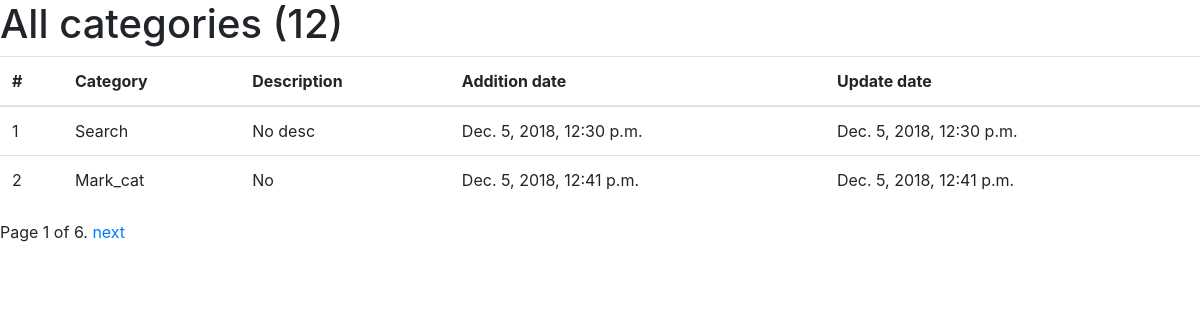
Page /categories/ on the committed database.
### scraper/models.py (models this page shows, shortened)
class WebsiteCategory(models.Model):
    name = models.CharField(max_length=1000)
    description = models.CharField(max_length=10000)
    date_added = models.DateTimeField(auto_now_add=True)
    date_updated = models.DateTimeField(auto_now=True)

### scraper/views.py (the view)
# urls.py: path("categories/", WebsiteCategoryListView.as_view(), name="WebsiteCategoryListView"),
class WebsiteCategoryListView(ListView):
    template_name = "scraper/category_list.html"
    context_object_name = "category_list"
    queryset = WebsiteCategory.objects.all().order_by("id")
    paginate_by = 2
    def get_context_data(self, **kwargs):
        context = super(WebsiteCategoryListView, self).get_context_data(**kwargs)
        context['counter'] = WebsiteCategory.objects.all().count()
        return context

### templates/scraper/category_list.html (shortened to what this page needs)
<!DOCTYPE html>
<html lang="en">
<head>
    <link rel="stylesheet" href="https://stackpath.bootstrapcdn.com/bootstrap/4.1.3/css/bootstrap.min.css"
>
</head>
<body>
{% if category_list %}
    <h1>All categories ({{ counter }})</h1>
    <table class="table" id="movie">
        <thead>
        <tr>
            <th scope="col">#</th>
            <th scope="col">Category</th>
            <th scope="col">Description</th>
            <th scope="col">Addition date</th>
            <th scope="col">Update date</th>
        </tr>
        </thead>
        <tbody>
        {% for category in category_list %}
            <tr>
                <td>{{ category.id }}</td>
                <td>{{ category.name }}</td>
                <td>{{ category.description }}</td>
                <td>{{ category.date_added }}</td>
                <td>{{ category.date_updated }}</td>
            </tr>
        {% endfor %}
        </tbody>
    </table>
    {% if is_paginated %}
        <div class="pagination">
            <span class="page-links">
                <span class="page-current">
                    Page {{ page_obj.number }} of {{ page_obj.paginator.num_pages }}.
                </span>
                {% if page_obj.has_next %}
                    <a href="{% url "WebsiteCategoryListView" %}?page={{ page_obj.next_page_number }}">next</a>
                {% endif %}
            </span>
        </div>
    {% endif %}
{% else %}
    <h3>No website found in database!</h3>
{% endif %}
</body>
</html>

### rows in the picture
WebsiteCategory: id "1", name "Search", description "No desc", date_added "Dec. 5, 2018, 12:30 p.m.", date_updated "Dec. 5, 2018, 12:30 p.m."
WebsiteCategory: id "2", name "Mark_cat", description "No", date_added "Dec. 5, 2018, 12:41 p.m.", date_updated "Dec. 5, 2018, 12:41 p.m."

### other values in the picture
{{ counter }} "12"
{{ page_obj.number }} "1"
{{ page_obj.paginator.num_pages }} "6"
